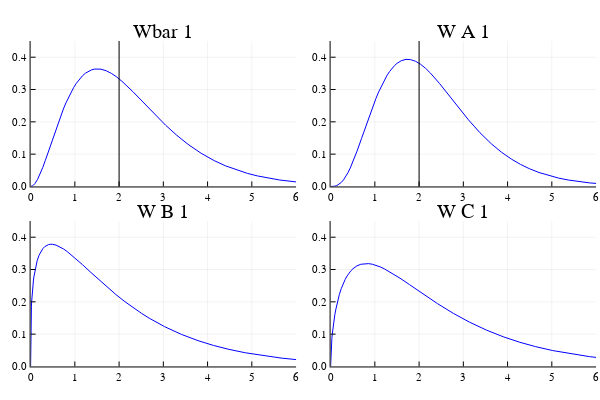

Notebook cell for this chart:
### Code cell
plot(plts[2, 1:4]..., legend=false)

### Figure 1 — Plotly figure (JSON) as saved in the notebook; plotly's stock layout.template omitted (floating-point values rounded to 4 significant figures)
{"data": [{"colorbar": {"title": ""}, "legendgroup": "y1", "line": {"color": "rgba(0, 0, 255, 1.000)", "dash": "solid", "shape": "linear", "width": 1}, "mode": "lines", "name": "y1", "showlegend": true, "type": "scatter", "x": [0, 0.01259, 0.02517, 0.03776, 0.05034, 0.06293, 0.07552, 0.0881, 0.1007, 0.1589, 0.2171, 0.2753, 0.3334, 0.4498, 0.5662, 0.6244, 0.6826, 0.7408, 0.7989, 0.8571, 0.9153, 0.9735, 1.032, 1.102, 1.172, 1.242, 1.311, 1.381, 1.451, 1.521, 1.591, 1.709, 1.828, 1.946, 2.064, 2.321, 2.578, 2.815, 3.052, 3.306, 3.56, 3.854, 4.148, 4.41, 4.671, 4.9, 5.13, 5.63, 6.133, 6.689, 7.218, 7.768, 8.231, 8.796, 9.328, 10.18, 10.31], "xaxis": "x1", "y": [0, 0.0001471, 0.0006023, 0.001364, 0.002424, 0.003772, 0.005396, 0.007286, 0.009427, 0.02227, 0.0391, 0.05889, 0.08074, 0.1276, 0.1748, 0.1975, 0.2192, 0.2397, 0.2587, 0.2762, 0.292, 0.3063, 0.3188, 0.3318, 0.3423, 0.3507, 0.3569, 0.3611, 0.3634, 0.3639, 0.3629, 0.358, 0.3497, 0.3387, 0.3255, 0.292, 0.2554, 0.2216, 0.1895, 0.1581, 0.1302, 0.1027, 0.08004, 0.06356, 0.05012, 0.04047, 0.03253, 0.01994, 0.01198, 0.006715, 0.00382, 0.0021, 0.001259, 0.0006679, 0.0003653, 0.0001371, 0.0001177], "yaxis": "y1", "zmax": null, "zmin": null}, {"colorbar": {"title": ""}, "legendgroup": "y2", "line": {"color": "rgba(0, 0, 0, 1.000)", "dash": "solid", "shape": "linear", "width": 1}, "mode": "lines", "name": "y2", "showlegend": true, "type": "scatter", "x": [2, 2], "xaxis": "x1", "y": [-45, 45.45], "yaxis": "y1", "zmax": null, "zmin": null}, {"colorbar": {"title": ""}, "legendgroup": "y1", "line": {"color": "rgba(0, 0, 255, 1.000)", "dash": "solid", "shape": "linear", "width": 1}, "mode": "lines", "name": "y1", "showlegend": true, "type": "scatter", "x": [0, 0.02204, 0.04408, 0.06612, 0.08816, 0.1391, 0.1901, 0.241, 0.292, 0.3429, 0.3939, 0.4448, 0.4958, 0.5976, 0.6995, 0.8014, 0.9033, 0.9646, 1.026, 1.087, 1.148, 1.21, 1.271, 1.332, 1.393, 1.445, 1.497, 1.549, 1.6, 1.704, 1.807, 1.92, 2.032, 2.145, 2.257, 2.465, 2.672, 2.895, 3.117, 3.374, 3.632, 3.861, 4.09, 4.291, 4.492, 4.71, 4.929, 5.149, 5.37, 5.857, 6.32, 6.801, 7.207, 7.702, 8.167, 8.913, 9.028], "xaxis": "x2", "y": [0, 1.079e-05, 8.937e-05, 0.0003028, 0.0007114, 0.002679, 0.006448, 0.01231, 0.02039, 0.03069, 0.04309, 0.05741, 0.07342, 0.1094, 0.1487, 0.1891, 0.2287, 0.2513, 0.2728, 0.2928, 0.3112, 0.3278, 0.3426, 0.3554, 0.3664, 0.3741, 0.3805, 0.3856, 0.3893, 0.3932, 0.3926, 0.3874, 0.3782, 0.3658, 0.3507, 0.3182, 0.2824, 0.2434, 0.2059, 0.1664, 0.132, 0.1061, 0.08429, 0.06836, 0.05506, 0.04318, 0.03364, 0.02601, 0.01999, 0.01098, 0.00608, 0.003233, 0.001876, 0.0009529, 0.0004982, 0.0001727, 0.0001464], "yaxis": "y2", "zmax": null, "zmin": null}, {"colorbar": {"title": ""}, "legendgroup": "y2", "line": {"color": "rgba(0, 0, 0, 1.000)", "dash": "solid", "shape": "linear", "width": 1}, "mode": "lines", "name": "y2", "showlegend": true, "type": "scatter", "x": [2, 2], "xaxis": "x2", "y": [-45, 45.45], "yaxis": "y2", "zmax": null, "zmin": null}, {"colorbar": {"title": ""}, "legendgroup": "y1", "line": {"color": "rgba(0, 0, 255, 1.000)", "dash": "solid", "shape": "linear", "width": 1}, "mode": "lines", "name": "y1", "showlegend": true, "type": "scatter", "x": [0, 0.00231, 0.00462, 0.006931, 0.009241, 0.01155, 0.01386, 0.01617, 0.01848, 0.0231, 0.02772, 0.03234, 0.03696, 0.0462, 0.05545, 0.06469, 0.07393, 0.09241, 0.1109, 0.1201, 0.1294, 0.1386, 0.1479, 0.1906, 0.2333, 0.276, 0.3187, 0.3615, 0.4042, 0.4469, 0.4896, 0.5751, 0.6605, 0.746, 0.8314, 1.002, 1.173, 1.344, 1.515, 1.72, 1.926, 2.131, 2.337, 2.51, 2.684, 2.858, 3.031, 3.409, 3.786, 4.134, 4.481, 4.854, 5.227, 5.659, 6.091, 6.859, 7.533, 8.267, 9.005, 9.822, 10.6, 11.41, 12.09, 12.92, 13.7, 14.95, 15.14], "xaxis": "x3", "y": [0, 0.09892, 0.1225, 0.1388, 0.1515, 0.1621, 0.1713, 0.1795, 0.1868, 0.1996, 0.2106, 0.2202, 0.2288, 0.2438, 0.2564, 0.2674, 0.277, 0.2932, 0.3066, 0.3124, 0.3177, 0.3226, 0.3271, 0.344, 0.3561, 0.3647, 0.3707, 0.3747, 0.3771, 0.3781, 0.3781, 0.3755, 0.3704, 0.3634, 0.3551, 0.336, 0.3149, 0.2932, 0.2717, 0.2465, 0.2227, 0.2005, 0.18, 0.164, 0.1492, 0.1355, 0.123, 0.09924, 0.07979, 0.06507, 0.05294, 0.04236, 0.03382, 0.02601, 0.01997, 0.01243, 0.008182, 0.005169, 0.003248, 0.001939, 0.001184, 0.0007082, 0.0004588, 0.0002697, 0.0001635, 7.314e-05, 6.461e-05], "yaxis": "y3", "zmax": null, "zmin": null}, {"colorbar": {"title": ""}, "legendgroup": "y1", "line": {"color": "rgba(0, 0, 255, 1.000)", "dash": "solid", "shape": "linear", "width": 1}, "mode": "lines", "name": "y1", "showlegend": true, "type": "scatter", "x": [0, 0.009558, 0.01912, 0.02867, 0.03823, 0.04779, 0.05735, 0.06691, 0.07646, 0.09558, 0.1147, 0.1243, 0.1338, 0.1434, 0.1529, 0.1971, 0.2413, 0.2855, 0.3297, 0.3739, 0.4181, 0.4623, 0.5064, 0.5948, 0.6832, 0.7716, 0.86, 0.9483, 1.037, 1.125, 1.213, 1.39, 1.567, 1.779, 1.992, 2.204, 2.417, 2.776, 3.135, 3.525, 3.916, 4.275, 4.635, 5.021, 5.407, 5.854, 6.3, 7.095, 7.791, 8.551, 9.314, 10.16, 10.96, 11.8, 12.5, 13.36, 14.17, 15.46, 15.66], "xaxis": "x4", "y": [0, 0.04779, 0.06953, 0.08634, 0.1005, 0.1129, 0.124, 0.1341, 0.1434, 0.16, 0.1746, 0.1813, 0.1876, 0.1936, 0.1993, 0.2223, 0.2411, 0.2567, 0.2696, 0.2803, 0.2892, 0.2966, 0.3026, 0.3113, 0.3163, 0.3184, 0.3182, 0.3162, 0.3126, 0.3079, 0.3022, 0.2887, 0.2733, 0.2536, 0.2334, 0.2135, 0.1943, 0.1642, 0.1374, 0.1123, 0.09118, 0.07487, 0.06125, 0.0492, 0.03939, 0.03034, 0.02329, 0.01447, 0.009472, 0.00594, 0.003698, 0.00218, 0.001314, 0.0007741, 0.0004947, 0.0002857, 0.0001701, 7.39e-05, 6.498e-05], "yaxis": "y4", "zmax": null, "zmin": null}], "layout": {"annotations": [{"font": {"color": "rgba(0, 0, 0, 1.000)", "family": "sans-serif", "size": 20}, "rotation": 0, "showarrow": false, "text": "Wbar 1", "x": 0.2722, "xanchor": "center", "xref": "paper", "y": 1, "yanchor": "top", "yref": "paper"}, {"font": {"color": "rgba(0, 0, 0, 1.000)", "family": "sans-serif", "size": 20}, "rotation": 0, "showarrow": false, "text": "W A 1", "x": 0.7722, "xanchor": "center", "xref": "paper", "y": 1, "yanchor": "top", "yref": "paper"}, {"font": {"color": "rgba(0, 0, 0, 1.000)", "family": "sans-serif", "size": 20}, "rotation": 0, "showarrow": false, "text": "W B 1", "x": 0.2722, "xanchor": "center", "xref": "paper", "y": 0.5, "yanchor": "top", "yref": "paper"}, {"font": {"color": "rgba(0, 0, 0, 1.000)", "family": "sans-serif", "size": 20}, "rotation": 0, "showarrow": false, "text": "W C 1", "x": 0.7722, "xanchor": "center", "xref": "paper", "y": 0.5, "yanchor": "top", "yref": "paper"}], "height": 400, "margin": {"b": 20, "l": 0, "r": 0, "t": 20}, "paper_bgcolor": "rgba(255, 255, 255, 1.000)", "plot_bgcolor": "rgba(255, 255, 255, 1.000)", "showlegend": false, "width": 600, "xaxis1": {"anchor": "y1", "domain": [0.05101, 0.4934], "gridcolor": "rgba(0, 0, 0, 0.100)", "gridwidth": 0.5, "linecolor": "rgba(0, 0, 0, 1.000)", "mirror": false, "range": [0, 6], "showgrid": true, "showline": true, "showticklabels": true, "tickangle": 0, "tickcolor": "rgb(0, 0, 0)", "tickfont": {"color": "rgba(0, 0, 0, 1.000)", "family": "sans-serif", "size": 11}, "tickmode": "array", "ticks": "inside", "ticktext": ["0", "1", "2", "3", "4", "5", "6"], "tickvals": [0, 1, 2, 3, 4, 5, 6], "title": "", "titlefont": {"color": "rgba(0, 0, 0, 1.000)", "family": "sans-serif", "size": 15}, "type": "-", "visible": true, "zeroline": false, "zerolinecolor": "rgba(0, 0, 0, 1.000)"}, "xaxis2": {"anchor": "y2", "domain": [0.551, 0.9934], "gridcolor": "rgba(0, 0, 0, 0.100)", "gridwidth": 0.5, "linecolor": "rgba(0, 0, 0, 1.000)", "mirror": false, "range": [0, 6], "showgrid": true, "showline": true, "showticklabels": true, "tickangle": 0, "tickcolor": "rgb(0, 0, 0)", "tickfont": {"color": "rgba(0, 0, 0, 1.000)", "family": "sans-serif", "size": 11}, "tickmode": "array", "ticks": "inside", "ticktext": ["0", "1", "2", "3", "4", "5", "6"], "tickvals": [0, 1, 2, 3, 4, 5, 6], "title": "", "titlefont": {"color": "rgba(0, 0, 0, 1.000)", "family": "sans-serif", "size": 15}, "type": "-", "visible": true, "zeroline": false, "zerolinecolor": "rgba(0, 0, 0, 1.000)"}, "xaxis3": {"anchor": "y3", "domain": [0.05101, 0.4934], "gridcolor": "rgba(0, 0, 0, 0.100)", "gridwidth": 0.5, "linecolor": "rgba(0, 0, 0, 1.000)", "mirror": false, "range": [0, 6], "showgrid": true, "showline": true, "showticklabels": true, "tickangle": 0, "tickcolor": "rgb(0, 0, 0)", "tickfont": {"color": "rgba(0, 0, 0, 1.000)", "family": "sans-serif", "size": 11}, "tickmode": "array", "ticks": "inside", "ticktext": ["0", "1", "2", "3", "4", "5", "6"], "tickvals": [0, 1, 2, 3, 4, 5, 6], "title": "", "titlefont": {"color": "rgba(0, 0, 0, 1.000)", "family": "sans-serif", "size": 15}, "type": "-", "visible": true, "zeroline": false, "zerolinecolor": "rgba(0, 0, 0, 1.000)"}, "xaxis4": {"anchor": "y4", "domain": [0.551, 0.9934], "gridcolor": "rgba(0, 0, 0, 0.100)", "gridwidth": 0.5, "linecolor": "rgba(0, 0, 0, 1.000)", "mirror": false, "range": [0, 6], "showgrid": true, "showline": true, "showticklabels": true, "tickangle": 0, "tickcolor": "rgb(0, 0, 0)", "tickfont": {"color": "rgba(0, 0, 0, 1.000)", "family": "sans-serif", "size": 11}, "tickmode": "array", "ticks": "inside", "ticktext": ["0", "1", "2", "3", "4", "5", "6"], "tickvals": [0, 1, 2, 3, 4, 5, 6], "title": "", "titlefont": {"color": "rgba(0, 0, 0, 1.000)", "family": "sans-serif", "size": 15}, "type": "-", "visible": true, "zeroline": false, "zerolinecolor": "rgba(0, 0, 0, 1.000)"}, "yaxis1": {"anchor": "x1", "domain": [0.5376, 0.9415], "gridcolor": "rgba(0, 0, 0, 0.100)", "gridwidth": 0.5, "linecolor": "rgba(0, 0, 0, 1.000)", "mirror": false, "range": [0, 0.45], "showgrid": true, "showline": true, "showticklabels": true, "tickangle": 0, "tickcolor": "rgb(0, 0, 0)", "tickfont": {"color": "rgba(0, 0, 0, 1.000)", "family": "sans-serif", "size": 11}, "tickmode": "array", "ticks": "inside", "ticktext": ["0.0", "0.1", "0.2", "0.3", "0.4"], "tickvals": [0, 0.1, 0.2, 0.3, 0.4], "title": "", "titlefont": {"color": "rgba(0, 0, 0, 1.000)", "family": "sans-serif", "size": 15}, "type": "-", "visible": true, "zeroline": false, "zerolinecolor": "rgba(0, 0, 0, 1.000)"}, "yaxis2": {"anchor": "x2", "domain": [0.5376, 0.9415], "gridcolor": "rgba(0, 0, 0, 0.100)", "gridwidth": 0.5, "linecolor": "rgba(0, 0, 0, 1.000)", "mirror": false, "range": [0, 0.45], "showgrid": true, "showline": true, "showticklabels": true, "tickangle": 0, "tickcolor": "rgb(0, 0, 0)", "tickfont": {"color": "rgba(0, 0, 0, 1.000)", "family": "sans-serif", "size": 11}, "tickmode": "array", "ticks": "inside", "ticktext": ["0.0", "0.1", "0.2", "0.3", "0.4"], "tickvals": [0, 0.1, 0.2, 0.3, 0.4], "title": "", "titlefont": {"color": "rgba(0, 0, 0, 1.000)", "family": "sans-serif", "size": 15}, "type": "-", "visible": true, "zeroline": false, "zerolinecolor": "rgba(0, 0, 0, 1.000)"}, "yaxis3": {"anchor": "x3", "domain": [0.03762, 0.4415], "gridcolor": "rgba(0, 0, 0, 0.100)", "gridwidth": 0.5, "linecolor": "rgba(0, 0, 0, 1.000)", "mirror": false, "range": [0, 0.45], "showgrid": true, "showline": true, "showticklabels": true, "tickangle": 0, "tickcolor": "rgb(0, 0, 0)", "tickfont": {"color": "rgba(0, 0, 0, 1.000)", "family": "sans-serif", "size": 11}, "tickmode": "array", "ticks": "inside", "ticktext": ["0.0", "0.1", "0.2", "0.3", "0.4"], "tickvals": [0, 0.1, 0.2, 0.3, 0.4], "title": "", "titlefont": {"color": "rgba(0, 0, 0, 1.000)", "family": "sans-serif", "size": 15}, "type": "-", "visible": true, "zeroline": false, "zerolinecolor": "rgba(0, 0, 0, 1.000)"}, "yaxis4": {"anchor": "x4", "domain": [0.03762, 0.4415], "gridcolor": "rgba(0, 0, 0, 0.100)", "gridwidth": 0.5, "linecolor": "rgba(0, 0, 0, 1.000)", "mirror": false, "range": [0, 0.45], "showgrid": true, "showline": true, "showticklabels": true, "tickangle": 0, "tickcolor": "rgb(0, 0, 0)", "tickfont": {"color": "rgba(0, 0, 0, 1.000)", "family": "sans-serif", "size": 11}, "tickmode": "array", "ticks": "inside", "ticktext": ["0.0", "0.1", "0.2", "0.3", "0.4"], "tickvals": [0, 0.1, 0.2, 0.3, 0.4], "title": "", "titlefont": {"color": "rgba(0, 0, 0, 1.000)", "family": "sans-serif", "size": 15}, "type": "-", "visible": true, "zeroline": false, "zerolinecolor": "rgba(0, 0, 0, 1.000)"}}}
